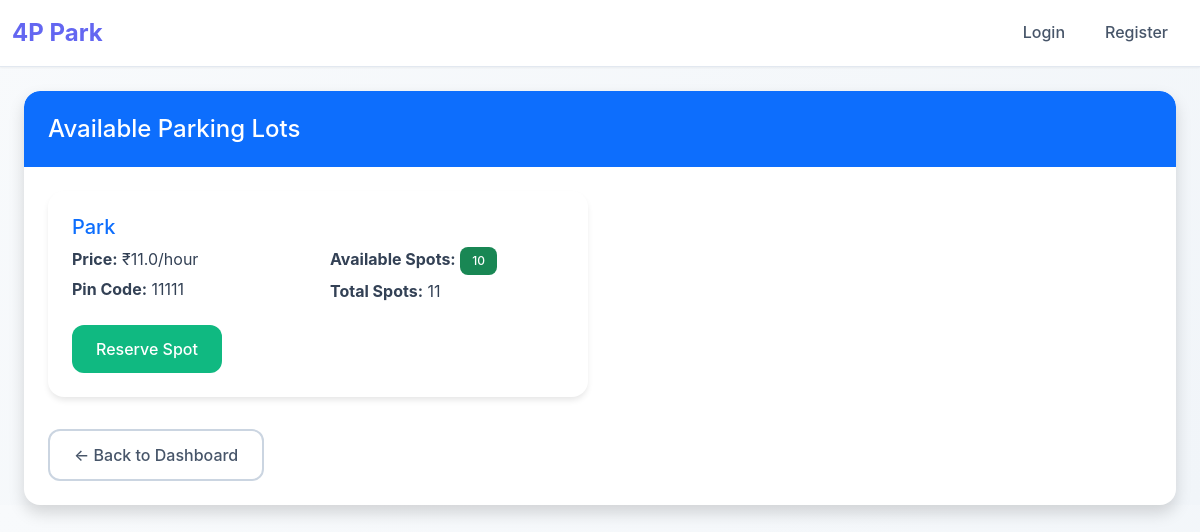
The app's page /user/view_lots with its own data.
### models/parking_lot.py (models this page shows)
class ParkingLot(db.Model):
    id = db.Column(db.Integer, primary_key=True)
    prime_location_name = db.Column(db.String(100), nullable=False)
    price = db.Column(db.Float, nullable=False)
    pin_code = db.Column(db.String(10), nullable=False)
    maximum_number_of_spots = db.Column(db.Integer, nullable=False)

### routes/user.py (the view)
@user.route('/user/view_lots')
def view_lots():
    all_lots = ParkingLot.query.all()
    lots_data = []
    for lot in all_lots:
        available_spots = ParkingSpot.query.filter_by(lot_id=lot.id, status='A').count()
        lots_data.append({
            'lot': lot,
            'available_spots': available_spots
        })
    return render_template('user_view_lots.html', lots=lots_data)

### templates/user_view_lots.html (shortened to what this page needs)
{% extends "base.html" %}
{% block content %}
<div class="row">
    <div class="col-md-12">
        <div class="card shadow">
            <div class="card-header bg-primary text-white">
                <h4 class="mb-0">Available Parking Lots</h4>
            </div>
            <div class="card-body">
                {% if lots %}
                    <div class="row">
                        {% for lot_data in lots %}
                        <div class="col-md-6 mb-3">
                            <div class="card h-100 border-primary">
                                <div class="card-body">
                                    <h5 class="card-title text-primary">{{ lot_data.lot.prime_location_name }}</h5>
                                    <div class="row">
                                        <div class="col-6">
                                            <p class="mb-1"><strong>Price:</strong> ₹{{ lot_data.lot.price }}/hour</p>
                                            <p class="mb-1"><strong>Pin Code:</strong> {{ lot_data.lot.pin_code }}</p>
                                        </div>
                                        <div class="col-6">
                                            <p class="mb-1"><strong>Available Spots:</strong>
                                                <span class="badge bg-success">{{ lot_data.available_spots }}</span>
                                            </p>
                                            <p class="mb-1"><strong>Total Spots:</strong> {{ lot_data.lot.maximum_number_of_spots }}</p>
                                        </div>
                                    </div>
                                    <div class="mt-3">
                                        {% if lot_data.available_spots > 0 %}
                                            <a href="{{ url_for('user.reserve_form', lot_id=lot_data.lot.id) }}"
                                               class="btn btn-success">Reserve Spot</a>
                                        {% else %}
                                            <button class="btn btn-secondary" disabled>Full</button>
                                        {% endif %}
                                    </div>
                                </div>
                            </div>
                        </div>
                        {% endfor %}
                    </div>
                {% else %}
                    <div class="alert alert-info">
                        <h5>No parking lots available!</h5>
                        <p>Please check back later for available parking spots.</p>
                    </div>
                {% endif %}
                <div class="mt-3">
                    <a href="{{ url_for('user.dashboard') }}" class="btn btn-outline-secondary">← Back to Dashboard</a>
                </div>
            </div>
        </div>
    </div>
</div>
{% endblock %}

### static/css/style.css (style rules this page uses)
:root { --primary-color: #6366f1; --secondary-color: #f65c5c; --success-color: #10b981; --warning-color: #f59e0b; --danger-color: #ef4444; --info-color: #06b6d4; --light-bg: #f8fafc; --white: #ffffff; --gray-100: #f1f5f9; --gray-200: #e2e8f0; --gray-300: #cbd5e1; --gray-600: #475569; --gray-700: #334155; --gray-900: #0f172a; --shadow-sm: 0 1px 2px 0 rgb(0 0 0 / 0.05); --shadow-md: 0 4px 6px -1px rgb(0 0 0 / 0.1); --shadow-lg: 0 10px 15px -3px rgb(0 0 0 / 0.1); --shadow-xl: 0 20px 25px -5px rgb(0 0 0 / 0.1); }
body { background: linear-gradient(135deg, var(--light-bg) 0%, var(--gray-100) 100%); font-family: 'Inter', 'Segoe UI', system-ui, -apple-system, sans-serif; color: var(--gray-700); line-height: 1.6; }
.card { border: none; border-radius: 16px; box-shadow: var(--shadow-md); background: var(--white); overflow: hidden; transition: all 0.3s ease; }
.card-header { border: none; padding: 1.5rem; border-radius: 16px 16px 0 0 !important; font-weight: 600; }
.card-body { padding: 1.5rem; }
.btn { border-radius: 12px; font-weight: 500; padding: 0.75rem 1.5rem; border: none; transition: all 0.2s ease; text-decoration: none; }
.btn-success { background: var(--success-color); color: var(--white); }
.btn-outline-secondary { border: 2px solid var(--gray-300); color: var(--gray-600); background: transparent; }
.badge { border-radius: 8px; font-weight: 500; padding: 0.5rem 0.75rem; }

### records on screen
ParkingLot: lot.prime_location_name "Park", lot.price "11.0", lot.pin_code "11111", lot.maximum_number_of_spots "11"

### other values on screen
{{ lot_data.available_spots }} "10"
